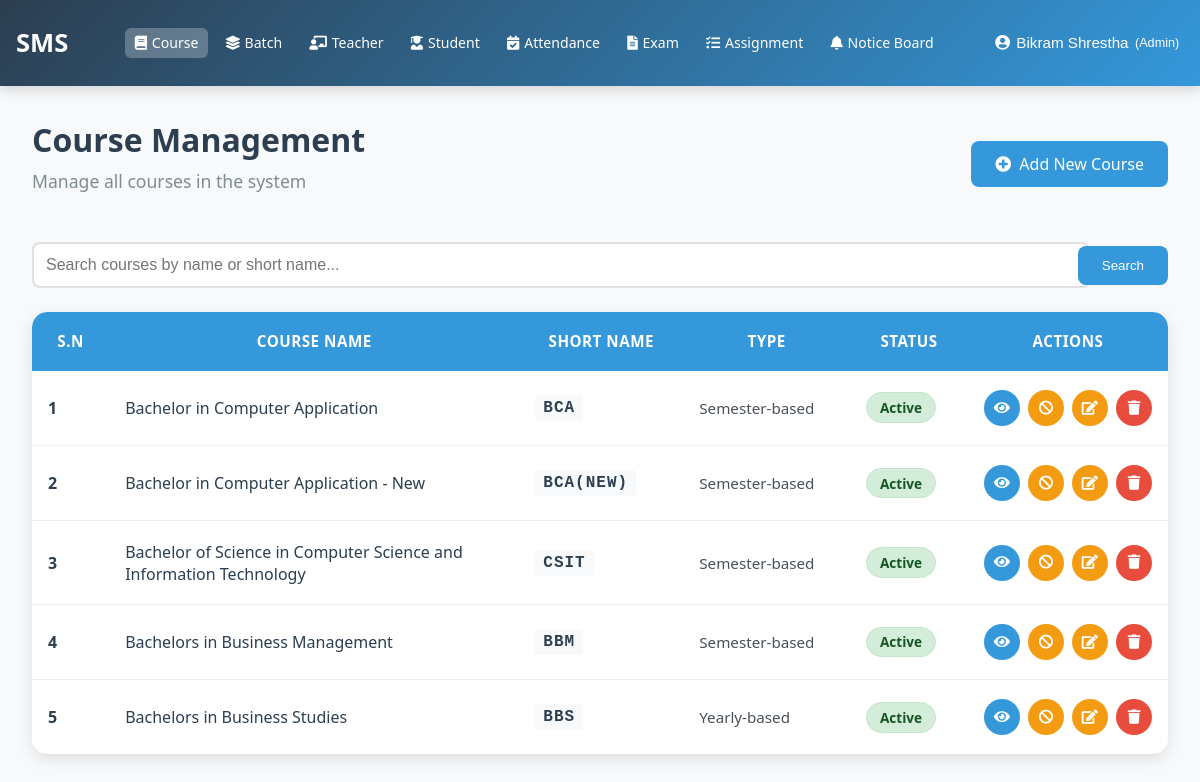
The app's page /courses/ (signed in), older data.
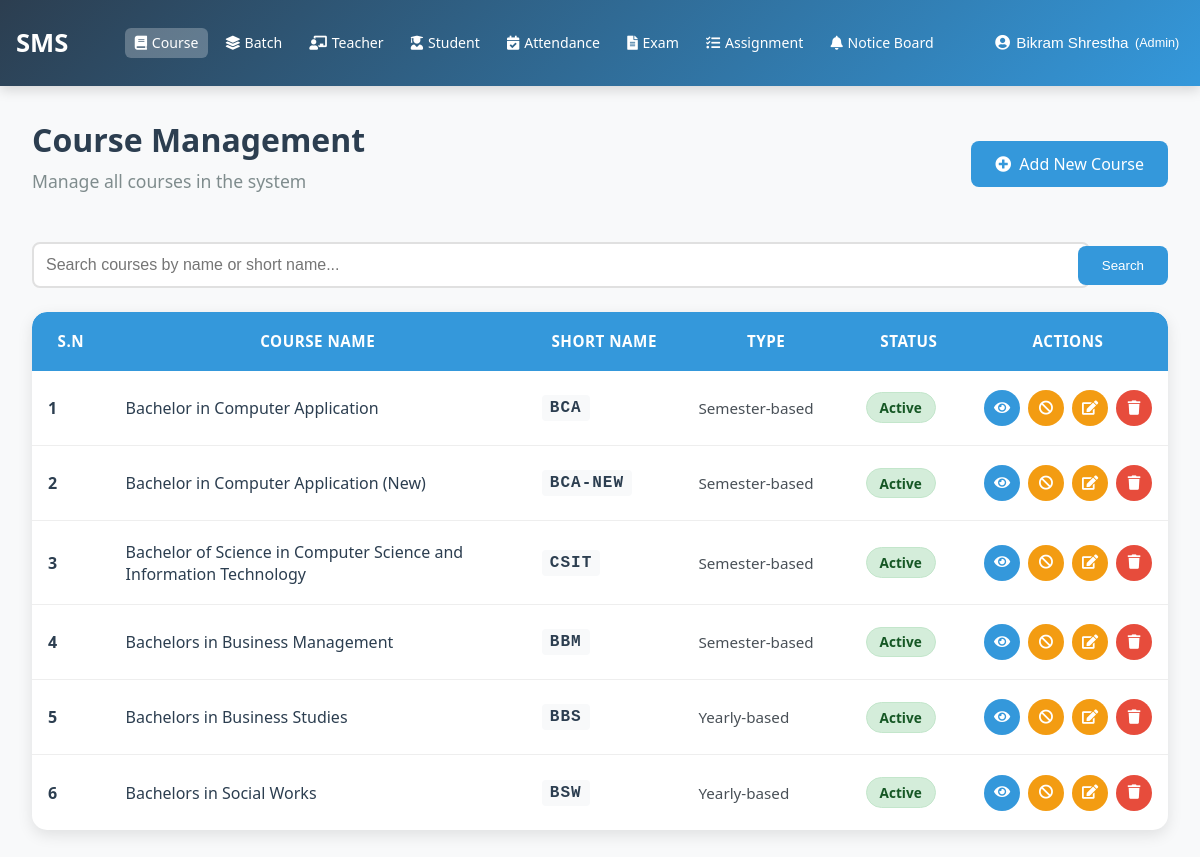
The same page, newer data.
### courses/models.py (models this page shows, shortened)
class Course(models.Model):
    COURSE_TYPES = (
        ('semester', 'Semester-based'),
        ('yearly', 'Yearly-based'),
    )
    name = models.CharField(
        max_length=200,
        unique=True,
        verbose_name="Course Name",
        help_text="Full name of the course"
    )
    short_name = models.CharField(
        max_length=50,
        unique=True,
        verbose_name="Short Name",
        help_text="Abbreviated name (must be unique)"
    )
    course_type = models.CharField(
        max_length=20,
        choices=COURSE_TYPES,
        default='semester',
        verbose_name="Course Type"
    )
    is_active = models.BooleanField(
        default=True,
        verbose_name="Active"
    )
    created_at = models.DateTimeField(auto_now_add=True)
    updated_at = models.DateTimeField(auto_now=True)
    class Meta:
        ordering = ['name']
        verbose_name = "Course"
        verbose_name_plural = "Courses"

### courses/views.py (the view)
# urls.py: path('', views.course_list, name='course_list'),
@login_required
@admin_required
def course_list(request):
    courses = Course.objects.all().order_by('name')
    search = request.GET.get('search', '')
    course_type = request.GET.get('type', '')
    status = request.GET.get('status', '')
    if search:
        courses = courses.filter(
            Q(name__icontains=search) |
            Q(short_name__icontains=search)
        )
    if course_type:
        courses = courses.filter(course_type=course_type)
    if status == 'active':
        courses = courses.filter(is_active=True)
    elif status == 'inactive':
        courses = courses.filter(is_active=False)
    active_count = Course.objects.filter(is_active=True).count()
    inactive_count = Course.objects.filter(is_active=False).count()
    total_count = Course.objects.count()
    paginator = Paginator(courses, 10)  # Show 10 courses per page
    page_number = request.GET.get('page')
    page_obj = paginator.get_page(page_number)
    context = {
        'courses': page_obj,
        'search_query': search,
        'type_filter': course_type,
        'status_filter': status,
        'active_count': active_count,
        'inactive_count': inactive_count,
        'total_count': total_count,
        'page_obj': page_obj,
    }
    return render(request, 'admin/courses/course_list.html', context)

### templates/admin/courses/course_list.html (shortened to what this page needs)
{% extends 'base.html' %}
{% block content %}
<div class="courses-header">
    <div>
        <h1 class="courses-title">Course Management</h1>
        <p class="courses-subtitle">Manage all courses in the system</p>
    </div>
    <div class="action-buttons-header">
        <a href="{% url 'courses:add_course' %}" class="btn-create">
            <i class="fas fa-plus-circle"></i> Add New Course
        </a>
    </div>
</div>
<form method="get" action="{% url 'courses:course_list' %}" class="search-container">
    <div class="search-box">
        <input type="text"
               name="search"
               placeholder="Search courses by name or short name..."
               class="search-input"
               value="{{ search_query|default:'' }}">
    </div>
    <button type="submit" class="search-btn">Search</button>
</form>
<div class="courses-table-container">
    {% if courses %}
    <table class="courses-table">
        <thead>
            <tr>
                <th width="50">S.N</th>
                <th width="450">Course Name</th>
                <th width="140">Short Name</th>
                <th width="140">Type</th>
                <th width="90">Status</th>
                <th width="140">Actions</th>
            </tr>
        </thead>
        <tbody>
            {% for course in courses %}
            <tr>
                <td class="serial-number">{{ forloop.counter0|add:courses.start_index }}</td>
                <td>
                    <div class="course-name">{{ course.name }}</div>
                </td>
                <td>
                    <span class="course-short-name">{{ course.short_name }}</span>
                </td>
                <td>
                    <span class="course-type-text">
                        {{ course.get_course_type_display }}
                    </span>
                </td>
                <td>
                    <span class="status-badge {% if course.is_active %}status-active{% else %}status-inactive{% endif %}">
                        {% if course.is_active %}Active{% else %}Inactive{% endif %}
                    </span>
                </td>
                <td>
                    <div class="action-icons">
                        <a href="{% url 'courses:view_course' course.id %}"
                           class="action-icon icon-view"
                           title="View Details">
                            <i class="fas fa-eye"></i>
                        </a>
                        <form method="post" action="{% url 'courses:toggle_course_status' course.id %}" style="display: inline;">
                            <button type="submit"
                                    class="action-icon {% if course.is_active %}icon-deactivate{% else %}icon-activate{% endif %}"
                                    title="{% if course.is_active %}Deactivate Course{% else %}Activate Course{% endif %}"
                                    onclick="return confirm('{% if course.is_active %}Deactivate{% else %}Activate{% endif %} course &quot;{{ course.name }}&quot;?')">
                                <i class="fas fa-{% if course.is_active %}ban{% else %}check{% endif %}"></i>
                            </button>
                        </form>
                        <a href="{% url 'courses:edit_course' course.id %}"
                           class="action-icon icon-edit"
                           title="Edit Course">
                            <i class="fas fa-edit"></i>
                        </a>
                                <a href="{% url 'courses:delete_course' course.id %}"
                                    class="action-icon icon-delete"
                                    title="Delete Course">
                            <i class="fas fa-trash"></i>
                        </a>
                    </div>
                </td>
            </tr>
            {% endfor %}
        </tbody>
    </table>
    {% endif %}
</div>
{% endblock %}

Row changes from the older to the newer data that the page shows:
removed Course: name "Bachelor in Computer Application - New", short_name "BCA(NEW)", course_type "Semester-based", is_active "Active"
added Course: name "Bachelor in Computer Application (New)", short_name "BCA-NEW", course_type "Semester-based", is_active "Active"
added Course: name "Bachelors in Social Works", short_name "BSW", course_type "Yearly-based", is_active "Active"
